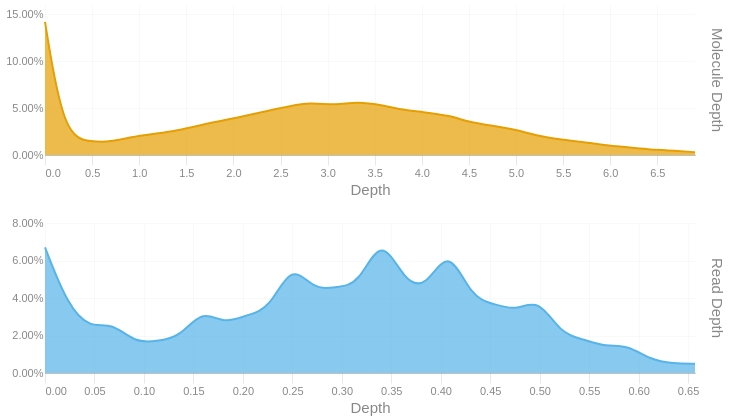

Notebook cell for this chart:
### Code cell
readdep = depth_hist(tb['Read Depth'], q99, 3)
readdep = readdep.with_columns(pl.lit('Read Depth').alias('Metric'))
if not SKIPLR:
    moldep = depth_hist(tb['Molecule Depth'], mol_q99, 1)
    moldep = moldep.with_columns(pl.lit('Molecule Depth').alias('Metric'))
    _hist = pl.concat([readdep, moldep])
    _hist = _hist.filter(pl.col('Proportion') != 0)
    with SafeRender(_hist):
        (
            alt.Chart(_hist)        
            .mark_area(interpolate = "basis")
            .encode(
                x=alt.X('Bin:Q').scale(domainMin=0).axis(alt.Axis(title='Depth')),
                y = alt.Y('Proportion:Q', title = None).axis(format = '.2%'),
                color = alt.Color('Metric:N').legend(None),
                row = alt.Row("Metric:N").header(title = None, labelOrient = 'right'),
                tooltip = [
                    alt.Tooltip("Metric:N", title = "Metric"),
                    alt.Tooltip('Interval:N', title = "Depth Interval"),
                    alt.Tooltip('Proportion:Q', title = "% Alignments").format('.2%')
                ]
            )
            .resolve_scale(x='independent', y='independent')
            .properties(
                height = 150, width = 650,
                usermeta={'embedOptions': {'downloadFileName': f'{samplename}.depth.hist'}}
            )
        ).display()
else:
    readdep = readdep.filter(pl.col('Proportion') != 0)
    with SafeRender(readdep):
        (
            alt.Chart(readdep)        
            .mark_area(interpolate = "basis")
            .encode(
                x=alt.X('Bin:Q').scale(domainMin=0).axis(alt.Axis(title='Depth')),
                y = alt.Y('Proportion:Q', title = None).axis(format = '.2%'),
                tooltip = [
                    alt.Tooltip('Interval:N', title = "Depth Interval"),
                    alt.Tooltip('Proportion:Q', title = "% Alignments").format('.2%')
                ]
            )
            .properties(
                usermeta={'embedOptions': {'downloadFileName': f'{samplename}.depth.hist'}}
            )
        ).display()

### Figure 1 — Vega-Lite specification as saved in the notebook (floating-point values rounded to 4 significant figures)
{"width": 650, "height": 150, "config": {"title": {"anchor": "start", "dy": -15, "fontSize": 18, "color": "#888888", "subtitleColor": "#888888", "subtitleFontSize": 14}, "arc": {"fill": "#0072B2"}, "axis": {"domainColor": "#888888", "domainWidth": 0.5, "gridWidth": 0.2, "grid": false, "titleFontWeight": 400, "titleFontSize": 15, "labelFontSize": 11, "labelColor": "#888888", "tickColor": "#888888", "tickWidth": 0.2, "titleColor": "#888888"}, "axisBand": {"grid": false}, "axisX": {"grid": true, "tickSize": 10, "domainCap": "round"}, "axisY": {"domain": false, "grid": true, "tickSize": 0, "domainCap": "round"}, "background": "transparent", "header": {"labelFontSize": 15, "labelColor": "#888888", "titleFontSize": 15, "titleFontWeight": 600, "titleColor": "#888888"}, "legend": {"labelFont": "sans-serif", "labelFontSize": 12, "labelColor": "#888888", "symbolSize": 100, "symbolType": "circle", "titleFontSize": 12, "titlePadding": 10, "titleColor": "#888888", "title": null}, "range": {"category": ["#E69F00", "#56B4E9", "#009E73", "#F0E442", "#0072B2", "#D55E00", "#CC79A7", "#000000"], "diverging": ["#cfe8f3", "#a2d4ec", "#73bfe2", "#46abdb", "#1696d2", "#12719e"]}, "area": {"fill": "#0072B2", "fillOpacity": 0.7, "line": true, "strokeOpacity": 0.7}, "line": {"color": "#0072B2", "stroke": "#0072B2", "strokeWidth": 2}, "trail": {"color": "#0072B2", "stroke": "#0072B2", "strokeWidth": 0, "size": 1}, "point": {"filled": true, "fillOpacity": 1.0, "size": 95}, "text": {"color": "#888888", "fontSize": 11, "align": "right", "fontWeight": 400, "size": 11}, "bar": {"fill": "#0072B2", "stroke": null}, "view": {"stroke": null, "continuousWidth": 660, "continuousHeight": 400}}, "data": {"name": "data-3c8d03e516af2ec92f84672486f36404"}, "mark": {"type": "area", "interpolate": "basis"}, "encoding": {"color": {"field": "Metric", "legend": null, "type": "nominal"}, "row": {"field": "Metric", "header": {"title": null, "labelOrient": "right"}, "type": "nominal"}, "tooltip": [{"field": "Metric", "title": "Metric", "type": "nominal"}, {"field": "Interval", "title": "Depth Interval", "type": "nominal"}, {"field": "Proportion", "format": ".2%", "title": "% Alignments", "type": "quantitative"}], "x": {"axis": {"title": "Depth"}, "field": "Bin", "scale": {"domainMin": 0}, "type": "quantitative"}, "y": {"axis": {"format": ".2%"}, "field": "Proportion", "title": null, "type": "quantitative"}}, "resolve": {"scale": {"x": "independent", "y": "independent"}}, "usermeta": {"embedOptions": {"downloadFileName": "TF26LRJL0004_5B_10484332_23Y22YLT4_L7.depth.hist"}}, "$schema": "https://vega.github.io/schema/vega-lite/v6.4.1.json", "datasets": {"data-3c8d03e516af2ec92f84672486f36404": [{"Bin": 0.0, "Interval": "0.0-0.023", "Proportion": 0.067, "Metric": "Read Depth"}, {"Bin": 0.023, "Interval": "0.023-0.045", "Proportion": 0.036, "Metric": "Read Depth"}, {"Bin": 0.045, "Interval": "0.045-0.068", "Proportion": 0.024, "Metric": "Read Depth"}, {"Bin": 0.068, "Interval": "0.068-0.091", "Proportion": 0.027, "Metric": "Read Depth"}, {"Bin": 0.091, "Interval": "0.091-0.113", "Proportion": 0.016, "Metric": "Read Depth"}, {"Bin": 0.113, "Interval": "0.113-0.136", "Proportion": 0.017, "Metric": "Read Depth"}, {"Bin": 0.136, "Interval": "0.136-0.159", "Proportion": 0.019, "Metric": "Read Depth"}, {"Bin": 0.159, "Interval": "0.159-0.181", "Proportion": 0.034, "Metric": "Read Depth"}, {"Bin": 0.181, "Interval": "0.181-0.204", "Proportion": 0.026, "Metric": "Read Depth"}, {"Bin": 0.204, "Interval": "0.204-0.227", "Proportion": 0.031, "Metric": "Read Depth"}, {"Bin": 0.227, "Interval": "0.227-0.249", "Proportion": 0.034, "Metric": "Read Depth"}, {"Bin": 0.249, "Interval": "0.249-0.272", "Proportion": 0.059, "Metric": "Read Depth"}, {"Bin": 0.272, "Interval": "0.272-0.295", "Proportion": 0.044, "Metric": "Read Depth"}, {"Bin": 0.295, "Interval": "0.295-0.317", "Proportion": 0.046, "Metric": "Read Depth"}, {"Bin": 0.317, "Interval": "0.317-0.34", "Proportion": 0.047, "Metric": "Read Depth"}, {"Bin": 0.34, "Interval": "0.34-0.363", "Proportion": 0.074, "Metric": "Read Depth"}, {"Bin": 0.363, "Interval": "0.363-0.385", "Proportion": 0.049, "Metric": "Read Depth"}, {"Bin": 0.385, "Interval": "0.385-0.408", "Proportion": 0.045, "Metric": "Read Depth"}, {"Bin": 0.408, "Interval": "0.408-0.431", "Proportion": 0.068, "Metric": "Read Depth"}, {"Bin": 0.431, "Interval": "0.431-0.453", "Proportion": 0.04, "Metric": "Read Depth"}, {"Bin": 0.453, "Interval": "0.453-0.476", "Proportion": 0.037, "Metric": "Read Depth"}, {"Bin": 0.476, "Interval": "0.476-0.499", "Proportion": 0.033, "Metric": "Read Depth"}, {"Bin": 0.499, "Interval": "0.499-0.521", "Proportion": 0.04, "Metric": "Read Depth"}, {"Bin": 0.521, "Interval": "0.521-0.544", "Proportion": 0.021, "Metric": "Read Depth"}, {"Bin": 0.544, "Interval": "0.544-0.567", "Proportion": 0.018, "Metric": "Read Depth"}, {"Bin": 0.567, "Interval": "0.567-0.589", "Proportion": 0.014, "Metric": "Read Depth"}, {"Bin": 0.589, "Interval": "0.589-0.612", "Proportion": 0.015, "Metric": "Read Depth"}, {"Bin": 0.612, "Interval": "0.612-0.635", "Proportion": 0.007, "Metric": "Read Depth"}, {"Bin": 0.635, "Interval": "0.635-0.657", "Proportion": 0.005, "Metric": "Read Depth"}, {"Bin": 0.657, "Interval": "0.657-0.68", "Proportion": 0.005, "Metric": "Read Depth"}, {"Bin": 0.0, "Interval": "0.0-0.2", "Proportion": 0.142, "Metric": "Molecule Depth"}, {"Bin": 0.2, "Interval": "0.2-0.5", "Proportion": 0.019, "Metric": "Molecule Depth"}, {"Bin": 0.5, "Interval": "0.5-0.7", "Proportion": 0.014, "Metric": "Molecule Depth"}, {"Bin": 0.7, "Interval": "0.7-0.9", "Proportion": 0.014, "Metric": "Molecule Depth"}, {"Bin": 0.9, "Interval": "0.9-1.2", "Proportion": 0.019, "Metric": "Molecule Depth"}, {"Bin": 1.2, "Interval": "1.2-1.4", "Proportion": 0.023, "Metric": "Molecule Depth"}, {"Bin": 1.4, "Interval": "1.4-1.7", "Proportion": 0.026, "Metric": "Molecule Depth"}, {"Bin": 1.7, "Interval": "1.7-1.9", "Proportion": 0.033, "Metric": "Molecule Depth"}, {"Bin": 1.9, "Interval": "1.9-2.1", "Proportion": 0.037, "Metric": "Molecule Depth"}, {"Bin": 2.1, "Interval": "2.1-2.4", "Proportion": 0.041, "Metric": "Molecule Depth"}, {"Bin": 2.4, "Interval": "2.4-2.6", "Proportion": 0.048, "Metric": "Molecule Depth"}, {"Bin": 2.6, "Interval": "2.6-2.8", "Proportion": 0.052, "Metric": "Molecule Depth"}, {"Bin": 2.8, "Interval": "2.8-3.1", "Proportion": 0.056, "Metric": "Molecule Depth"}, {"Bin": 3.1, "Interval": "3.1-3.3", "Proportion": 0.053, "Metric": "Molecule Depth"}, {"Bin": 3.3, "Interval": "3.3-3.6", "Proportion": 0.057, "Metric": "Molecule Depth"}, {"Bin": 3.6, "Interval": "3.6-3.8", "Proportion": 0.053, "Metric": "Molecule Depth"}, {"Bin": 3.8, "Interval": "3.8-4.0", "Proportion": 0.048, "Metric": "Molecule Depth"}, {"Bin": 4.0, "Interval": "4.0-4.3", "Proportion": 0.046, "Metric": "Molecule Depth"}, {"Bin": 4.3, "Interval": "4.3-4.5", "Proportion": 0.042, "Metric": "Molecule Depth"}, {"Bin": 4.5, "Interval": "4.5-4.7", "Proportion": 0.035, "Metric": "Molecule Depth"}, {"Bin": 4.7, "Interval": "4.7-5.0", "Proportion": 0.032, "Metric": "Molecule Depth"}, {"Bin": 5.0, "Interval": "5.0-5.2", "Proportion": 0.027, "Metric": "Molecule Depth"}, {"Bin": 5.2, "Interval": "5.2-5.5", "Proportion": 0.021, "Metric": "Molecule Depth"}, {"Bin": 5.5, "Interval": "5.5-5.7", "Proportion": 0.016, "Metric": "Molecule Depth"}, {"Bin": 5.7, "Interval": "5.7-5.9", "Proportion": 0.014, "Metric": "Molecule Depth"}, {"Bin": 5.9, "Interval": "5.9-6.2", "Proportion": 0.011, "Metric": "Molecule Depth"}, {"Bin": 6.2, "Interval": "6.2-6.4", "Proportion": 0.008, "Metric": "Molecule Depth"}, {"Bin": 6.4, "Interval": "6.4-6.6", "Proportion": 0.006, "Metric": "Molecule Depth"}, {"Bin": 6.6, "Interval": "6.6-6.9", "Proportion": 0.005, "Metric": "Molecule Depth"}, {"Bin": 6.9, "Interval": "6.9-7.11", "Proportion": 0.003, "Metric": "Molecule Depth"}]}}
